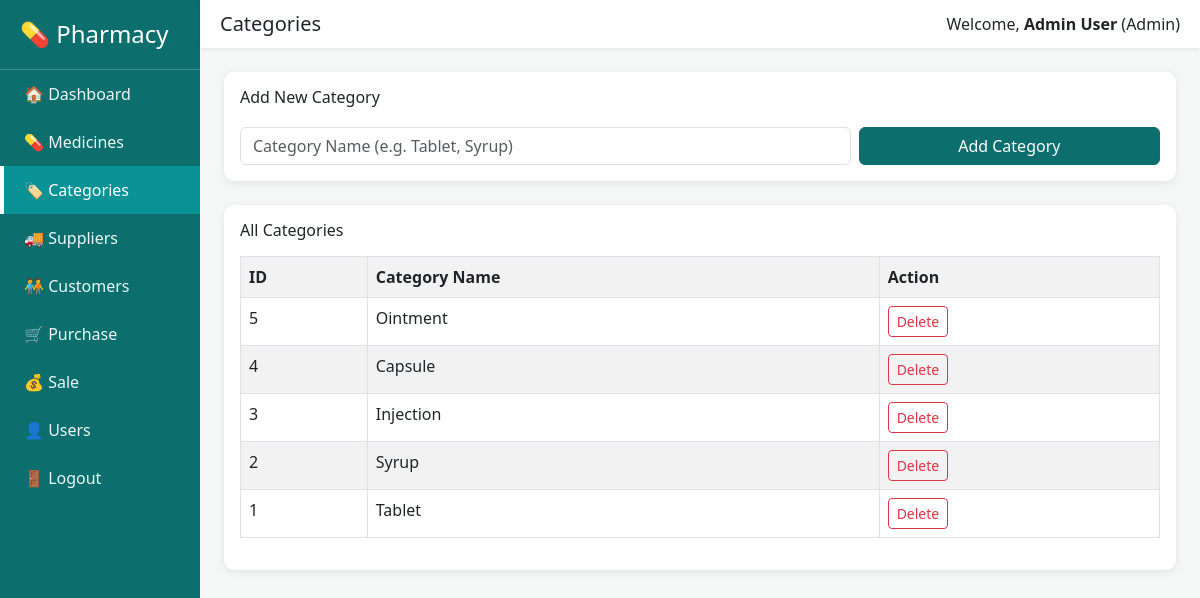
The app's page /categories.php (signed in) with its own data.
### tables this page shows
CREATE TABLE categories (
    category_id INT AUTO_INCREMENT PRIMARY KEY,
    category_name VARCHAR(100) NOT NULL UNIQUE
);

### categories.php (the view, shortened to what this page needs)
<?php
require "config.php";
$categories = $conn->query("SELECT * FROM categories ORDER BY category_id DESC");
?>
<!DOCTYPE html>
<html lang="en">
<head>
    <link href="https://cdn.jsdelivr.net/npm/bootstrap@5.3.0/dist/css/bootstrap.min.css" rel="stylesheet">
    <link href="style.css" rel="stylesheet">
</head>
<body>
<div class="row g-0">
    <?php include "includes/sidebar.php"; ?>
    <div class="col-md-10">
        <?php include "includes/topbar.php"; ?>
        <div class="p-4">
            <div class="card card-stat p-3 mb-4">
                <h6>Add New Category</h6>
                <form method="POST" class="row g-2 mt-1">
                    <div class="col-md-8">
                        <input type="text" name="category_name" class="form-control" placeholder="Category Name (e.g. Tablet, Syrup)" required>
                    </div>
                    <div class="col-md-4">
                        <button type="submit" name="add_category" class="btn btn-success w-100">Add Category</button>
                    </div>
                </form>
            </div>
            <div class="card card-stat p-3">
                <h6>All Categories</h6>
                <table class="table table-striped table-bordered mt-2">
                    <tr><th>ID</th><th>Category Name</th><th>Action</th></tr>
                    <?php while ($row = $categories->fetch_assoc()): ?>
                    <tr>
                        <td><?php echo $row['category_id']; ?></td>
                        <td><?php echo htmlspecialchars($row['category_name']); ?></td>
                        <td>
                            <a href="categories.php?delete=<?php echo $row['category_id']; ?>"
                               class="btn btn-sm btn-outline-danger"
                               onclick="return confirm('Delete this category?');">Delete</a>
                        </td>
                    </tr>
                    <?php endwhile; ?>
                </table>
            </div>
        </div>
    </div>
</div>
</body>
</html>

### style.css (style rules this page uses)
body { background-color: #f4f7f6; font-family: 'Segoe UI', Arial, sans-serif; }
.card-stat { border: none; border-radius: 10px; box-shadow: 0 2px 8px rgba(0,0,0,0.08); }
.btn-success { background-color: #0d6e6e !important; border-color: #0d6e6e !important; }

### records on screen
categories: category_id "5", category_name "Ointment"
categories: category_id "4", category_name "Capsule"
categories: category_id "3", category_name "Injection"
categories: category_id "2", category_name "Syrup"
categories: category_id "1", category_name "Tablet"

### other values on screen
$page_title "Categories"
$_SESSION['full_name'] "Admin User"
$_SESSION['role'] "Admin"
